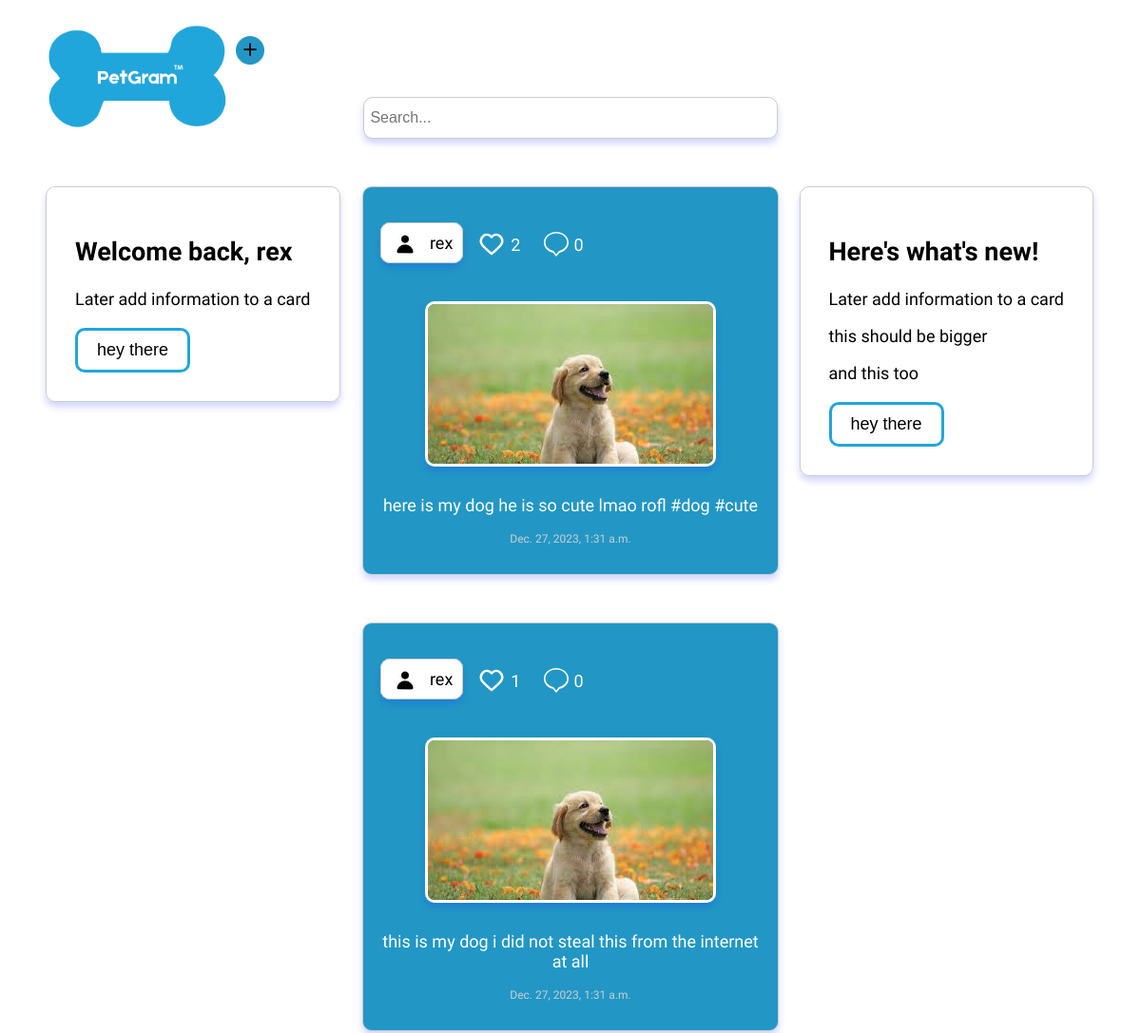
Page /home/ (signed in, upper part) on the earlier database version.
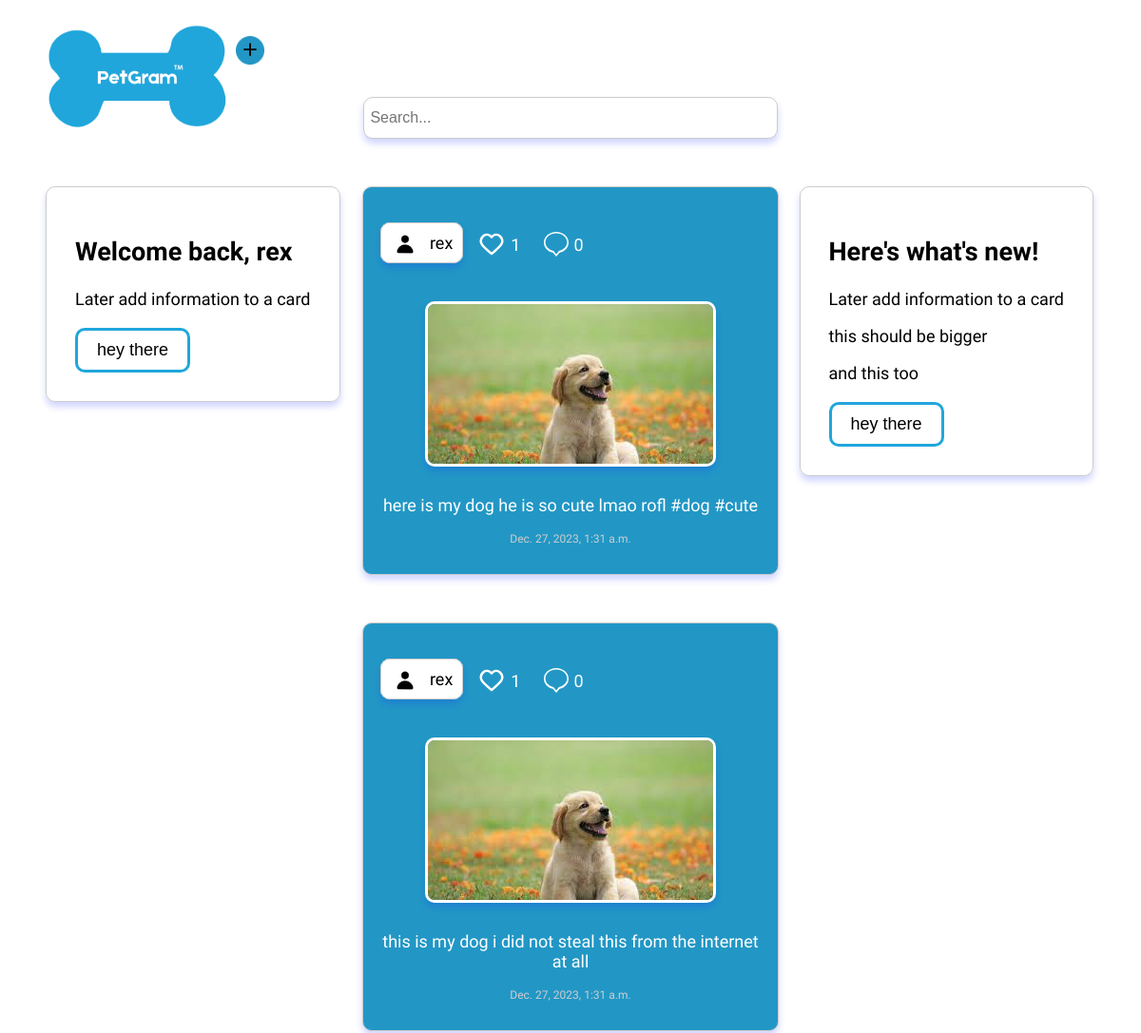
Same page on the later database version.
### myapp/models.py (models this page shows, shortened)
class User(AbstractUser):
    profile_image = models.ImageField(null=True, blank=True, upload_to='images/')
    phone = models.CharField(max_length=20, null = True, blank=True)
    address = models.CharField(max_length=50 , null=True, blank=True)
    amount_of_followers = models.IntegerField(default=0)
    amount_of_following = models.IntegerField(default=0)
    followers = models.ManyToManyField('self', blank=True)

class Post(models.Model):
    user_profile = models.ForeignKey(UserProfile, on_delete=models.CASCADE, null=True)
    user = models.ForeignKey(User, on_delete=models.CASCADE, null=True, blank=True)
    image = models.ImageField(null=True, upload_to='images/')
    description = models.CharField(max_length=500, null=True, blank=True)
    date = models.DateTimeField(auto_now_add=True)
    likes = models.IntegerField(default=0)
    comment = models.CharField(max_length=100, null=True, blank=True)
    who_liked = models.ManyToManyField(User, related_name='liked_posts', blank=True)

class UserProfile(models.Model):
    user = models.OneToOneField(User, on_delete=models.CASCADE)
    profile_image = models.ImageField(upload_to='images/', default='images/defaultuser.png')
    bio = models.CharField(max_length=100, null=True, blank=True)

### myapp/views.py (the view)
# urls.py: 2. Add a URL to urlpatterns:  path('', views.home, name='home')
@login_required
def home(request, selected_username=None):
    current_user = request.user
    if current_user.is_authenticated:
        posts = Post.objects.all()  # Retrieve all instances of a post
        if selected_username:
            try:
                user_profile = UserProfile.objects.get(user__username=selected_username)
            except UserProfile.DoesNotExist:
                user_profile = None
        else:
            user_profile = current_user.userprofile
        liked_posts = Likes.objects.filter(user=current_user).values_list('post', flat=True)
        return render(request, 'home.html', {'posts': posts, 'user_profile': user_profile, 'liked_posts': liked_posts})
    else:
        return redirect('login')

### myapp/templates/home.html (shortened to what this page needs)
{% extends "homebase.html" %}
{% block content %}
<!DOCTYPE html>
<html lang="en">
<head>
</head>
<body>
    {% load static %}
        <img id="logo" src="{% static 'img/logo.png' %}" alt="Petgram Logo">
        <a href="{% url 'create' %}">
            <img id="new" src="{% static 'img/addNewpost.png' %}" alt="Add a new post" title="Add a new post">
        </a>
        <div class="search-bar">
            <input type="text" placeholder=" Search...">
        </div>
    <div class="posts">
        <div class="card2">
            <div class="card-content">
                <h2>Here's what's new!</h2>
                <p>Later add information to a card</p>
                <p>this should be bigger</p>
                <p>and this too</p>
                <button>hey there</button>
            </div>
        </div>
        <div class="posts">
            <div class="card">
                <div class="card-content">
                    <h2>Welcome back, {{user.username}}</h2>
                    <p>Later add information to a card</p>
                    <button>hey there</button>
                </div>
            </div>
        {% for post in posts %}
        <div class="post">
            <div class = "info">
                <a href="{% url 'view_other_profile' username=post.user.username %}">
                    <pre><span><img id = "profilepic" src="{{ post.user_profile.profile_image.url }}" alt="">  {{ post.user.username }}</span></pre>
                </a>
               <div id = "postlikes">
                    {% if post.id in liked_posts %}
                    <a href="{% url 'like_post' post.id %}">
                        <img id = "heart" src="{% static 'img/LikedPost.png' %}" alt="">
                    </a><p>{{ post.likes}}</p>
                    {% else %}
                    <a href="{% url 'like_post' post.id %}">
                        <img id = "heart" src="{% static 'img/likePost.svg' %}" alt="">
                    </a><p>{{ post.likes}}</p>
                    {% endif %}
                    <a href="{% url 'post_details' post.id %}">
                        <img id = "heart" style = "width: 26px" src="{% static 'img/comment.svg' %}" alt="">
                    </a><p>0</p>
               </div>
            </div>
            {% if post.image %}
                <img id = "post_image" src="{{ post.image.url }}" alt="">
            {% endif %}
            <p>{{ post.description }}</p>
            <p id = "date">{{ post.date }}</p>
        </div>
        {% endfor %}
    </div>
</body>
</html>
{% endblock %}

### myapp/templates/homebase.html (shortened to what this page needs)
<!DOCTYPE html>
<html lang="en">
<head>
    {% load static %}
    <link rel="stylesheet" href="{% static 'homestyle.css' %}">
</head>
<body>
        {% block content %}{% endblock %}
</body>
</html>

### myapp/static/homestyle.css (style rules this page uses)
body { font-family: 'Afacad', sans-serif; font-size: 18px; }
img { top: 20px; display: block; margin: 30px auto; width: 75%; }
#post_image { border-radius: 10px; box-shadow: 0 5px 7px rgba(22, 45, 255, 0.2); border: 3px solid #ffffff; }
.post { margin: 50px auto; width: 400px; padding: 1em; padding-top: 30px; border: 1px solid #CCC; border-radius: 10px; background-color: #2297c5; box-shadow: 0 5px 7px rgba(22, 45, 255, 0.2); height: 115%; }
#logo { float:left; width: 200px; margin: 10px 0; margin-left: 40px; }
.post p { color : white; text-align: center; }
span { color: rgb(0, 0, 0); font-size: 18px; border: 1px solid #CCC; border-radius: 10px; padding: 10px; box-shadow: 0 5px 7px rgba(22, 45, 255, 0.2); background-color: #ffffff; }
#new { display: inline-block; width: 30px; }
.card { position: fixed; float: left; margin-left: 40px; border: 1px solid #CCC; border-radius: 10px; padding: 30px; box-shadow: 0 5px 7px rgba(22, 45, 255, 0.2); }
#profilepic { margin : -10px 0; display: inline-block; width: 30px; height: 30px; padding-right : 2px; border-radius: 50%; overflow: hidden; }
.card2 { border: 1px solid #CCC; border-radius: 10px; padding: 30px; box-shadow: 0 5px 7px rgba(22, 45, 255, 0.2); position: fixed; right: 50px }
.search-bar { display: flex; justify-content: center; align-items: center; margin-right: 240px; }
.search-bar input[type="text"] { width: 430px; height: 40px; font-size: 16px; border: 1px solid #CCC; border-radius: 10px; box-shadow: 0 5px 7px rgba(22, 45, 255, 0.2); }
button { display: block; margin-top: 20px; border-radius: 10px; border: 3px solid #20a6db; background-color: #ffffff; font-size: 18px; padding: 10px 20px; cursor: pointer; }
a { text-decoration: none; }
pre { font-family: 'Afacad', sans-serif; font-size: 18px; }
.info { display: flex; flex-direction: row; }
#heart { width:30px; margin: 15px; }
#postlikes { display: flex; align-items: center; }
#postlikes p { position: relative; right: 10px; }
#date { font-size: 12px; color : #cecece; }

Differences in the rows shown:
changed Post "here is my dog he is so cute lmao rofl #dog #cute": likes "2" → "1"
